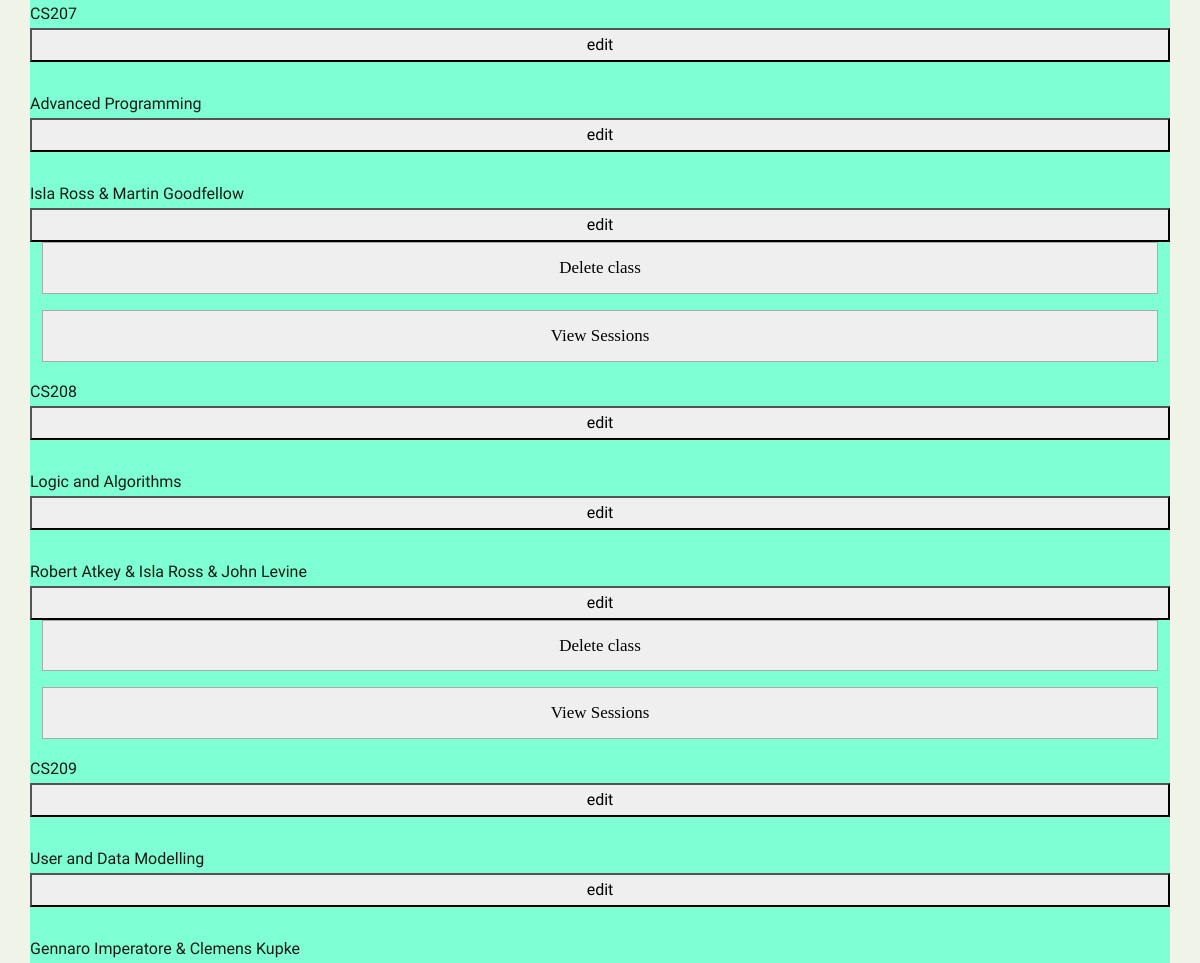
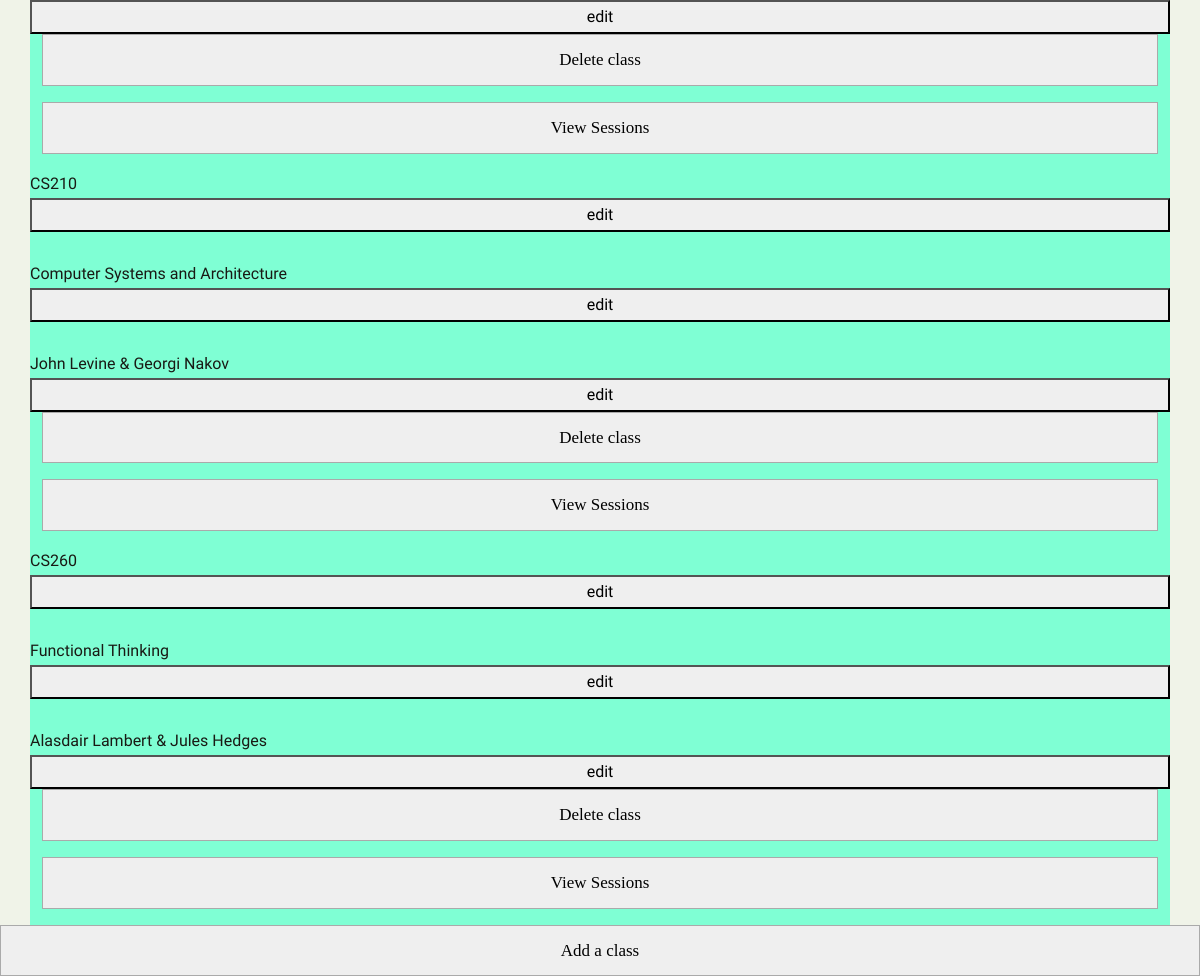
The app's page /Admin/classes.php with its own data (2 pictures, top to bottom).
### tables this page shows
CREATE TABLE Classes(
	ClassID VARCHAR(5),
	ClassName VARCHAR(50),
	LecturerName VARCHAR(50),
    PRIMARY KEY (ClassID)
);

### Admin/admin.php (the view, shortened to what this page needs)
<head>
    <link rel="stylesheet" href="adminStyle.css">
</head>
<?php
function allClasses(){
    $conn = DBConnection();
    $sql= "SELECT * FROM Classes";
    $classes = mysqli_query($conn, $sql);
    while($class = mysqli_fetch_assoc($classes)) {
        echo "<div class='row'>";
            echo $class["ClassID"]
            ."<form id=\"code".$class["ClassID"]."\"style=\"display:none;\" method=\"post\" action=''>
                <input type='hidden' name='originalId' value='". $class["ClassID"]."'/>
                <input type='hidden' name='edit' value='True'/>
                ClassID: <input type=\"text\" name=\"ClassID\" value='".$class["ClassID"]."' />
                <input type=\"submit\" value=\"Edit a course\" />
            </form>
            <button onclick=\"showEdit('code".$class["ClassID"]."')\">edit</button>
            <br> ";
            echo $class["ClassName"]
            ."<form id=\"classname".$class["ClassName"]."\"style=\"display:none;\" method=\"post\" action=''>
                <input type='hidden' name='originalId' value='". $class["ClassID"]."'/>
                <input type='hidden' name='edit' value='True'/>
                Name: <input type=\"text\" name=\"name\" value='".$class["ClassName"]."' />
                <input type=\"submit\" value=\"Edit a course\" />
            </form>
            <button onclick=\"showEdit('classname".$class["ClassName"]."')\">edit</button>
            <br> ";
            echo $class["LecturerName"]
            ."<form id=\"lecturer".$class["LecturerName"]."\"style=\"display:none;\" method=\"post\" action=''>
                <input type='hidden' name='originalId' value='". $class["ClassID"]."'/>
                <input type='hidden' name='edit' value='True'/>
                Lecturer(s) Name: <input type=\"text\" name=\"lecturer\" value='".$class["LecturerName"]."'>
                <input type=\"submit\" value=\"Edit a course\" />
            </form>
            <button onclick=\"showEdit('lecturer".$class["LecturerName"]."')\">edit</button>
            <br> ";
            echo "<form method='post' action='deleteClass.php'>
                    <input type='hidden' name='id' value='".$class["ClassID"]."'/>
                    <input type='submit' value='Delete class' />
                </form>
            ";
            echo "<form method='post' action='sessions.php'>
                    <input type='hidden' name='id' value='".$class["ClassID"]."'/>
                    <input type='submit' value='View Sessions' />
                </form>
            ";
        echo "</div>";
    }
}
?>

### header.php (shortened to what this page needs)
<head>
<link href="https://cdn.jsdelivr.net/npm/bootstrap@5.3.0-alpha3/dist/css/bootstrap.min.css" rel="stylesheet">
<link
    rel="stylesheet"
    href="https://cdnjs.cloudflare.com/ajax/libs/animate.css/4.1.1/animate.min.css"
  />
<link rel="stylesheet" href="https://cdn.jsdelivr.net/npm/@simonwep/pickr/dist/themes/nano.min.css"/>
<link rel="stylesheet" href="style.css?v=<?php echo time(); ?>" type="text/css" >
</head>

### Admin/classes.php (shortened to what this page needs)
<?php
include 'admin.php';
include '../header.php';
?>
<head>
</head>
<body>
<div class="container">
    <?php allClasses(); ?>
</div>
<form method="post" action="addClass.php">
    <input type='submit' value='Add a class' />
</form>
</body>

### Admin/adminStyle.css (style rules this page uses)
.row { background-color: aquamarine; }
input { padding: 10px; width: 100%; font-size: 17px; font-family: Raleway; border: 1px solid #aaaaaa; }

### style.css (style rules this page uses)
html, body { height: 100%; min-height: 100%; font-size: 100%; }
body { background-color: var(--bg) !important; color:var(--paragraph); font-family: 'Recursive', sans-serif; font-weight: 400; line-height: 1.75; }
input { padding: 10px; width: 100%; font-size: 17px; font-family: Raleway; border: 1px solid #aaaaaa; }

### records on screen
classes: ClassID "CS207", ClassName "Advanced Programming", LecturerName "Isla Ross & Martin Goodfellow"
classes: ClassID "CS208", ClassName "Logic and Algorithms", LecturerName "Robert Atkey & Isla Ross & John Levine"
classes: ClassID "CS209", ClassName "User and Data Modelling", LecturerName "Gennaro Imperatore & Clemens Kupke"
classes: ClassID "CS210", ClassName "Computer Systems and Architecture", LecturerName "John Levine & Georgi Nakov"
classes: ClassID "CS260", ClassName "Functional Thinking", LecturerName "Alasdair Lambert & Jules Hedges"
